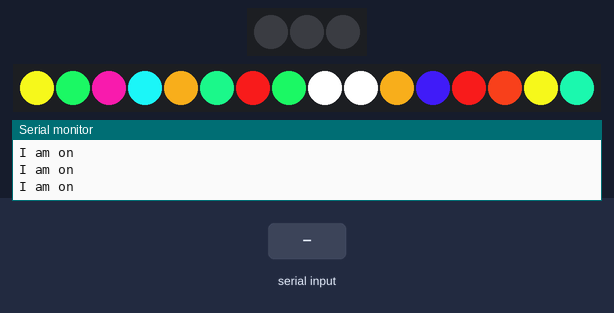
Bench run of a sketch on a simulated ATtiny85, built with avr-gcc and run on an emulated ATtiny85. Shown: 3 RGB LEDs in strip order, left to right, 16 RGB LEDs in strip order, left to right, the last lines printed to the serial monitor. The test bench sets the inputs (shaded band).

Above: at 1.2 s.
1.3 s: "3" received over Serial
At 4.0 s:
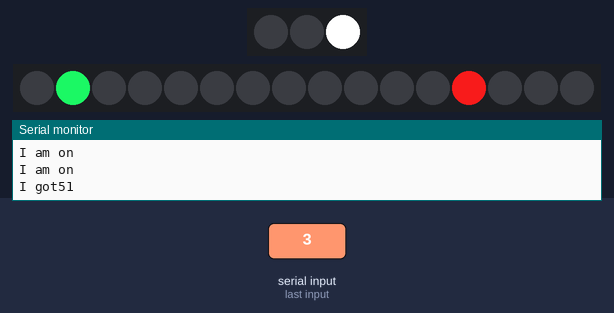
4.3 s: byte 1 (1) received over Serial
At 4.8 s:
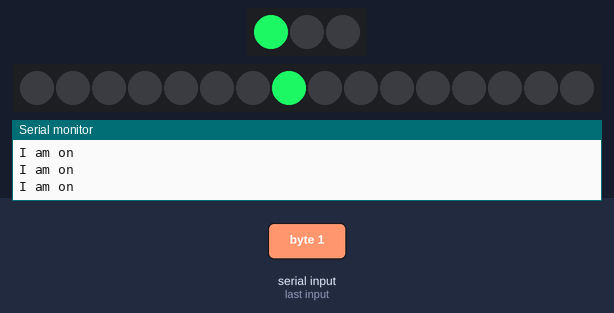
5.8 s: byte 0 (0) received over Serial
7.3 s: byte 2 (2) received over Serial
At 8.2 s:
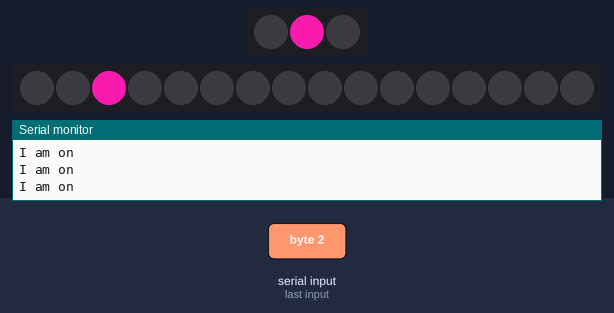
8.8 s: "0" received over Serial
10.3 s: "1" received over Serial
At 11.6 s:
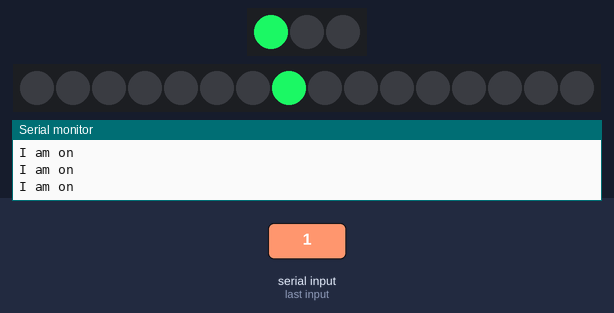
Timing chart, 0 to 12.8 s (numbered marks = the images above; inputs shaded):
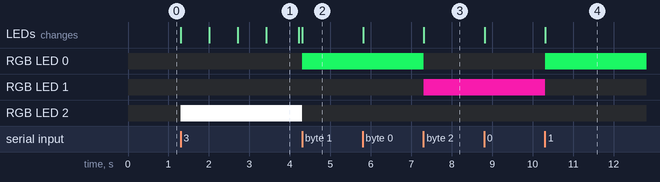

The sketch:

map.ino
```cpp
#include <Adafruit_DotStar.h>
// Because conditional #includes don't work w/Arduino sketches...
#include <SPI.h>         // COMMENT OUT THIS LINE FOR GEMMA OR TRINKET
//#include <avr/power.h> // ENABLE THIS LINE FOR GEMMA OR TRINKET

#define NUMPIXELS 16 // Number of LEDs in strip
#define NUMPIXELS2 3 // Number of LEDs in strip

// Here's how to control the LEDs from any two pins:
#define DATAPIN    3
#define CLOCKPIN   4
Adafruit_DotStar strip = Adafruit_DotStar(
  NUMPIXELS, DATAPIN, CLOCKPIN, DOTSTAR_BGR);

Adafruit_DotStar captouch = Adafruit_DotStar(
  NUMPIXELS2, 5, 7, DOTSTAR_BGR);
//7 is clock
void setup() {
//
//#if defined(__AVR_ATtiny85__) && (F_CPU == 16000000L)
//  clock_prescale_set(clock_div_1); // Enable 16 MHz on Trinket
//#endif
  Serial.begin(9600);
  captouch.begin();
  captouch.show();
  strip.begin(); // Initialize pins for output
  strip.show();  // Turn all LEDs off ASAP
  strip.setPixelColor(11,0x3b19e6);
  strip.setPixelColor(12,0xe61919);
  strip.setPixelColor(3,0x19e5e6);
  strip.setPixelColor(4,0xe6a219);
  strip.setPixelColor(5,0x19e680);
  strip.setPixelColor(6,0xe61919);
  strip.setPixelColor(14,0xe5e619);
  strip.setPixelColor(2,0xe619a1);
  strip.setPixelColor(8,0xffffff);
  strip.setPixelColor(7,0x19e65d);
  strip.setPixelColor(10,0xe6a219);
  strip.setPixelColor(9,0xffffff);
  strip.setPixelColor(15,0x19e6a2);
  strip.setPixelColor(1,0x19e65d);
  strip.setPixelColor(0,0xe5e619);
  strip.setPixelColor(13,0xe63b19);

  captouch.setPixelColor(0, 0x19e65d);
  captouch.setPixelColor(1, 0xe619a1);
  captouch.setPixelColor(2, 0xFFFFFF);
}

void activateCLED(int id, uint32_t c){
  for(int i = 0; i < NUMPIXELS; i++){
    captouch.setPixelColor(i,0x000000);
  }
  captouch.setPixelColor(id, c);
}
void activateLED(int id, uint32_t c){
  for(int i = 0; i < NUMPIXELS; i++){
    strip.setPixelColor(i,0x000000);
  }
  strip.setPixelColor(id, c);
}
void activateLED2(int id,  uint32_t c, int id2, uint32_t c2){
  // for(int i = 0; i < NUMPIXELS; i++){
  //   strip.setPixelColor(i,0x000000);
  // }
  strip.setPixelColor(id, c);
  strip.setPixelColor(id2, c2);
  strip.show();
}
void off(){
  for(int i = 0; i < NUMPIXELS; i++){
    strip.setPixelColor(i,0x000000);
  }
}
void activatePath(){
  // 1st set
  int path_delay = 700;

  off();
  activateLED2(8,0xffffff, 14,0xe5e619);
  delay(path_delay);

  off();
  activateLED2(14,0xe5e619, 15,0x19e6a2);
  delay(path_delay);

  off();
  activateLED2(12,0xe61919, 11,0x3b19e6);
  delay(path_delay);

  off();
  activateLED2(12,0xe61919, 1,0x19e65d);
  delay(path_delay);

}

//ACTIVATE GREEN
void button1(){
  activateLED(7,0x19e65d); // green
  strip.show();
  activateLED(7,0x19e65d); // green
  strip.show();
}
void button2(){
   activateLED(2,0xe619a1); // pink
   strip.show();
   activateLED(2,0xe619a1); // pink
   strip.show();
}
void button3(){
  activatePath();
  delay(100);
  strip.show();

//  activatePath();
//  delay(100);
//  strip.show();
}
int incomingByte = 0;
void loop() {
  strip.show();
  Serial.println("I am on");
  if (Serial.available() > 0) {
      // read the incoming byte:
      incomingByte = Serial.read();
      Serial.print("I got" );
      Serial.println(incomingByte);
      if(incomingByte == 0 || incomingByte == 48){
       off();
       strip.show();
       captouch.show();

      }
      else if(incomingByte == 1 || incomingByte == 49){

        button1();
        activateCLED(0, 0x19e65d);
        captouch.show();
        activateCLED(0, 0x19e65d);
        captouch.show();

      }
      else if(incomingByte == 2 || incomingByte == 50){
        button2();
        activateCLED(1, 0xe619a1);
        captouch.show();

        activateCLED(1, 0xe619a1);
        captouch.show();


      }
      else if(incomingByte == 3 || incomingByte == 51){
        activateCLED(2, 0xFFFFFF);
        captouch.show();
        activateCLED(2, 0xFFFFFF);
        captouch.show();
         button1();
         button3();
         button2();
      }
   }
   delay(5);              // wait for a second
}
```

Measured:
- after the input at 1.3 s, RGB LED 2: off → RGB(255, 255, 255) at once; the LEDs: first change at once (image 1 shows a later state)
- after the input at 4.3 s, RGB LED 0: off → RGB(25, 230, 93) at once; RGB LED 2: RGB(255, 255, 255) → off at once; the LEDs: change at once (image 2)
- after the input at 7.3 s, RGB LED 0: RGB(25, 230, 93) → off at once; RGB LED 1: off → RGB(230, 25, 161) at once; the LEDs: change at once (image 3)
- after the input at 10.3 s, RGB LED 0: off → RGB(25, 230, 93) at once; RGB LED 1: RGB(230, 25, 161) → off at once; the LEDs: change at once (image 4)
- what the display in image 1 shows lasts 0.8 s, from 3.4 s to 4.2 s
